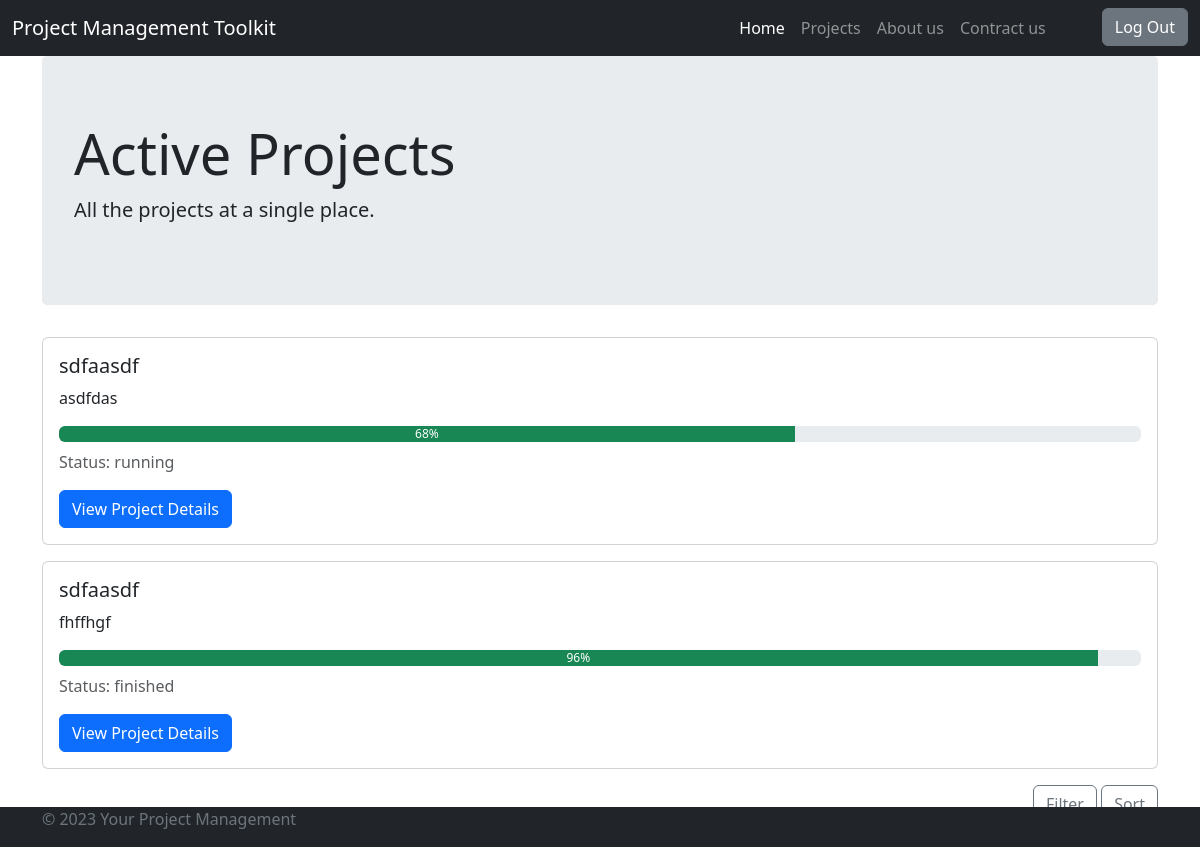
/project_list.php (signed in), run on an earlier commit of the app's database.
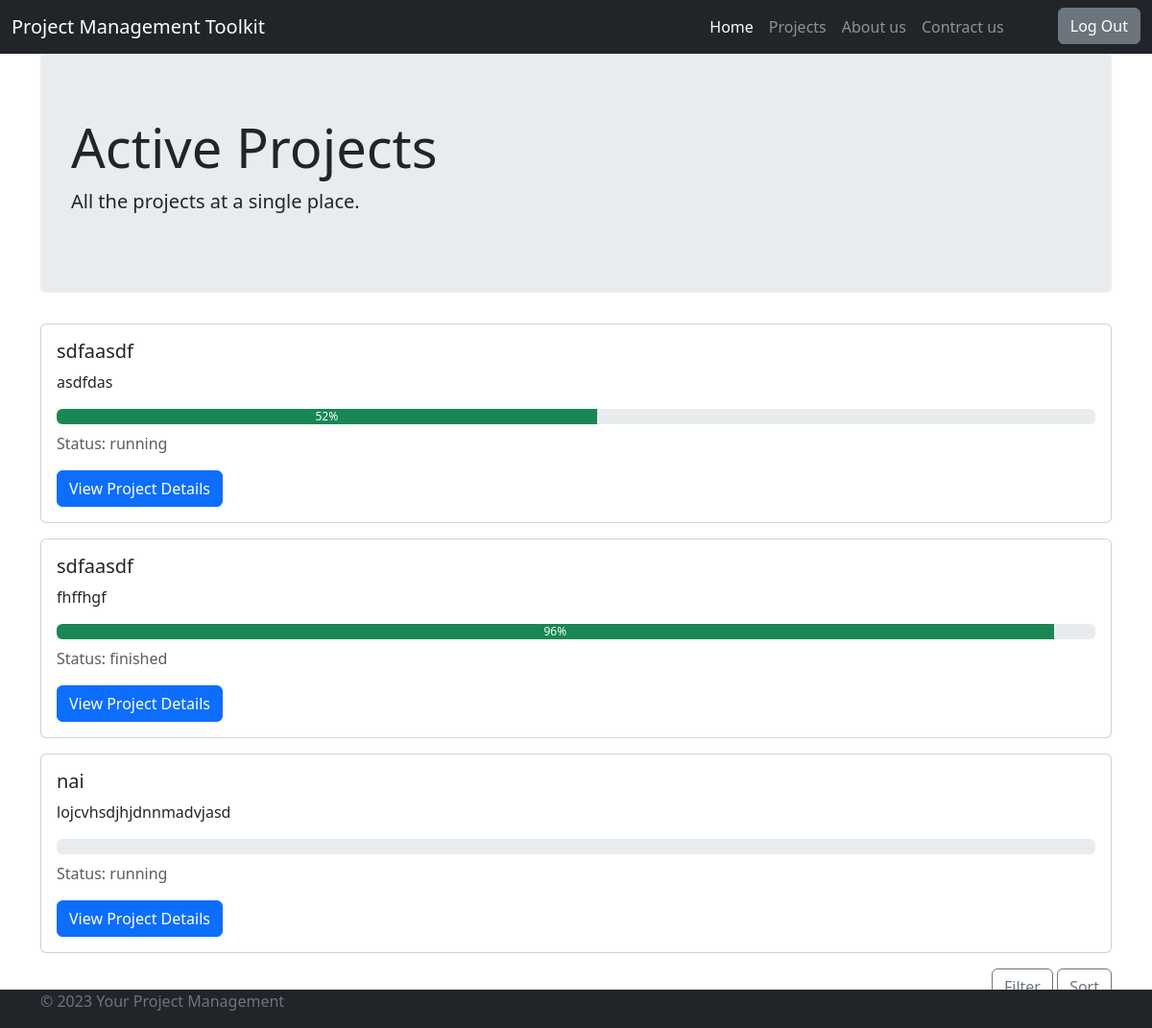
And on a later commit of the database.
### tables this page shows
CREATE TABLE `projects` (
  `project_id` int(11) NOT NULL,
  `name` varchar(255) NOT NULL,
  `description` text DEFAULT NULL,
  `deadline` date DEFAULT NULL,
  `budget` decimal(10,2) DEFAULT NULL,
  `team_id` int(11) DEFAULT NULL,
  `status` varchar(50) DEFAULT 'running',
  `starting_date` timestamp NOT NULL DEFAULT current_timestamp(),
  `visibility` enum('public','private','team-only') DEFAULT 'team-only',
  `percentage_completed` int(11) DEFAULT 0
);

### project_list.php (the view, shortened to what this page needs)
<?php
    include("includes/header.php");
    $sql = "SELECT * FROM projects";
    $result = mysqli_query($conn, $sql);
?>
<div class="container">
    <div class="row">
        <div class="col-md-12">
            <div class="jumbotron">
                <h1 class="display-4">Active Projects</h1>
                <p class="lead">All the projects at a single place.</p>
            </div>
            <?php
            while ($row = mysqli_fetch_assoc($result)) {
            ?>
                <div class="card mb-3">
                    <div class="card-body">
                        <h5 class="card-title"><?php echo $row['name']; ?></h5>
                        <p class="card-text"><?php echo $row['description']; ?></p>
                        <div class="progress mb-2">
                            <div class="progress-bar bg-success" role="progressbar" style="width: <?php echo $row['percentage_completed']; ?>%" aria-valuenow="<?php echo $row['percentage_completed']; ?>" aria-valuemin="0" aria-valuemax="100"><?php echo $row['percentage_completed']; ?>%</div>
                        </div>
                        <p class="text-muted">Status: <?php echo $row['status']; ?></p>
                        <a href="project_details.php?id=<?php echo $row['project_id']; ?>" class="btn btn-primary">View Project Details</a>
                    </div>
                </div>
            <?php
            }
            ?>
            <div class="text-right">
                <button type="button" class="btn btn-outline-secondary">Filter</button>
                <button type="button" class="btn btn-outline-secondary">Sort</button>
            </div>
        </div>
    </div>
</div>
<?php
    include("includes/footer.php");
?>

### includes/header.php (shortened to what this page needs)
<!DOCTYPE html>
<html lang="en">
<head>
    <link rel="stylesheet" href="https://maxcdn.bootstrapcdn.com/bootstrap/4.0.0/css/bootstrap.min.css">
    <link href="https://cdn.jsdelivr.net/npm/bootstrap@5.3.2/dist/css/bootstrap.min.css" rel="stylesheet">
</head>
<body>
    <nav class="navbar navbar-expand-lg navbar-dark bg-dark">
        <div class="container-fluid">
            <a class="navbar-brand" href="index.php">Project Management Toolkit</a>
            <div class="collapse navbar-collapse" id="navbarNavDropdown">
            <ul class="navbar-nav ms-auto">
                <li class="nav-item active">
                    <a class="nav-link" href="index.php">Home</a>
                </li>
                <li class="nav-item">
                    <a class="nav-link" href="project_list.php">Projects</a>
                </li>
                <li class="nav-item">
                    <a class="nav-link" href="about_us.php">About us</a>
                </li>
                <li class="nav-item">
                    <a class="nav-link" href="contract_us.php">Contract us</a>
                </li>
                <li class="nav-item ps-lg-5">
                <?php
                    if(!isset($_SESSION['username'])){
                        echo "<a class='btn btn-success' href='login.php'>Log In</a>";
                    }
                    else{
                        echo "<a class='btn btn-secondary' href='logout.php'>Log Out</a>";
                    }
                ?>
                </li>
            </ul>
            </div>
        </div>
    </nav>

### includes/footer.php (shortened to what this page needs)
<br>
    <footer class="footer bg-dark text-white fixed-bottom">
        <div class="container">
            <p class="text-secondary">&copy; 2023 Your Project Management</p>
        </div>
    </footer>
</body>
</html>

### includes/header.php (style rules this page uses)
html, body { height: 100%; margin: 0; }

What changed in the data, as far as the page shows it:
changed projects "asdfdas": percentage_completed "68" → "52"
added projects: name "nai", description "lojcvhsdjhjdnnmadvjasd", status "running"
